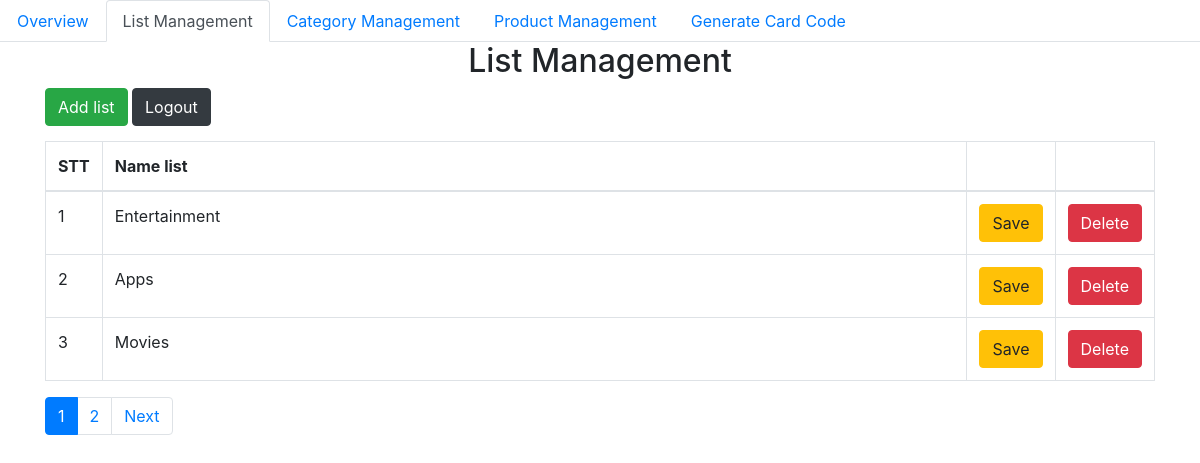
The app's page /Doan/admin/product_portfolio/index.php (signed in) with its own data.
### tables this page shows
CREATE TABLE `product_p` (
  `id` int(11) NOT NULL,
  `name` varchar(50) NOT NULL,
  `created_at` datetime DEFAULT NULL,
  `updated_at` datetime DEFAULT NULL
);

### Doan/db/dbhelper.php (called while the page is built, shortened)
<?php
function executeResult($sql)
{
	$con = mysqli_connect(HOST, USERNAME, PASSWORD, DATABASE);
	$result = mysqli_query($con, $sql);
	$data   = [];
	if ($result != null) {
		while ($row = mysqli_fetch_array($result, 1)) {
			$data[] = $row;
		}
	}
	return $data;
}
function executeSingleResult($sql)
{
	$con = mysqli_connect(HOST, USERNAME, PASSWORD, DATABASE);
	$result = mysqli_query($con, $sql);
	$row    = null;
	if ($result != null) {
		$row = mysqli_fetch_array($result, 1);
	}
	return $row;
}

### Doan/admin/product_portfolio/index.php (the view, shortened to what this page needs)
<?php
require_once('../../db/dbhelper.php');
require_once('../../common/utility.php');
?>
<!DOCTYPE html>
<html>
<head>
	<link rel="stylesheet" href="https://maxcdn.bootstrapcdn.com/bootstrap/4.4.1/css/bootstrap.min.css">
</head>
<body>
	<ul class="nav nav-tabs">
		<li class="nav-item">
			<a class="nav-link" href="../overview/">Overview</a>
		</li>
		<li class="nav-item">
			<a class="nav-link active" href="#">List Management</a>
		</li>
		<li class="nav-item">
			<a class="nav-link" href="../category/">Category Management</a>
		</li>
		<li class="nav-item">
			<a class="nav-link" href="../product/">Product Management</a>
		</li>
		<li class="nav-item">
			<a class="nav-link" href="../addcard">Generate Card Code</a>
		</li>
	</ul>
	<div class="container">
		<div class="panel panel-primary">
			<div class="panel-heading">
				<h2 class="text-center">List Management</h2>
			</div>
			<div class="panel-body">
				<div class="row">
					<div class="col-lg-6">
						<a href="add_b.php">
							<button class="btn btn-success" style="margin-bottom: 15px;">Add list</button>
						</a>
						<a href="../category/logout.php">
							<button class="btn btn-dark" style="margin-bottom: 15px;">Logout</button>
						</a>
					</div>
				</div>
				<table class="table table-bordered table-hover">
					<thead>
						<tr>
							<th width="50px">STT</th>
							<th>Name list</th>
							<th width="50px"></th>
							<th width="50px"></th>
						</tr>
					</thead>
					<tbody>
						<?php
						$limit = 3;
						$page  = 1;
						$firstIndex = ($page - 1) * $limit;
						$s = '';
						$additional = '';
						$sql = 'select * from product_p where 1 ' . $additional . ' limit ' . $firstIndex . ', ' . $limit;
						$categoryList = executeResult($sql);
						$sql         = 'select count(id) as total from product_p where 1 ' . $additional;
						$countResult = executeSingleResult($sql);
						$number      = 0;
						if ($countResult != null) {
							$count  = $countResult['total'];
							$number = ceil($count / $limit);
						}
						foreach ($categoryList as $item) {
							echo '<tr>
						<td>' . (++$firstIndex) . '</td>
						<td>' . $item['name'] . '</td>
						<td>
							<a href="add_b.php?id=' . $item['id'] . '"><button class="btn btn-warning">Save</button></a>
						</td>
						<td>
							<button class="btn btn-danger" onclick="deleteCategory(' . $item['id'] . ')">Delete</button>
						</td>
					</tr>';
						}
						?>
					</tbody>
				</table>
				<?= paginarion($number, $page, '&s=' . $s) ?>
			</div>
		</div>
	</div>
</body>
</html>

### records on screen
product_p: name "Entertainment"
product_p: name "Apps"
product_p: name "Movies"
